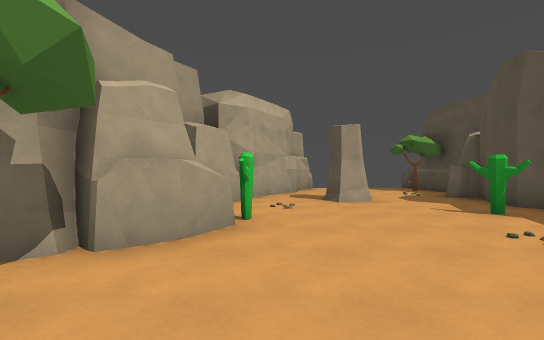
View 1 (above)

15 first-person views from a walk through a Godot game level. The camera is 1.5 m above the floor, looks level and sees 90° across. The floor is counted in squares, 2 m on a side. Each view is taken from the middle of a square. On the plan, view 1 faces up. The plan holds only what a view shows up to about 10 squares ahead; the rest is blank. The place goes on beyond the plan.

View 2
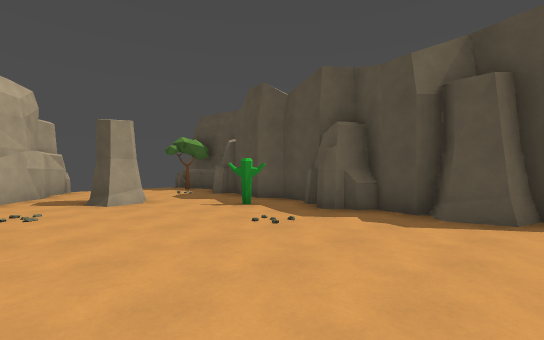

View 3
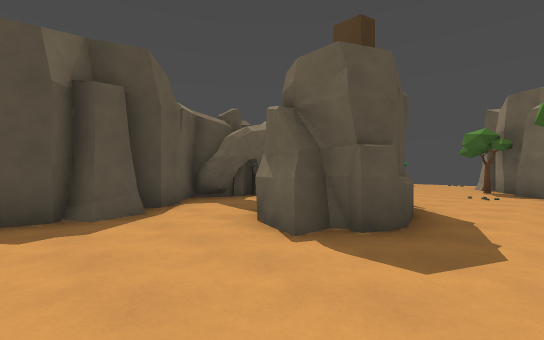

View 4
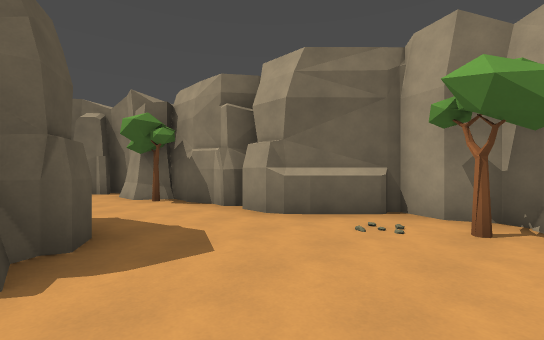

View 5
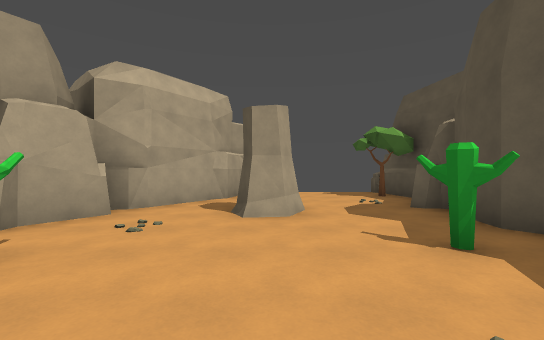

View 6
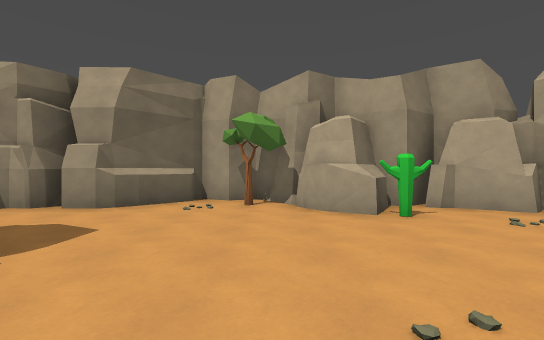

View 7
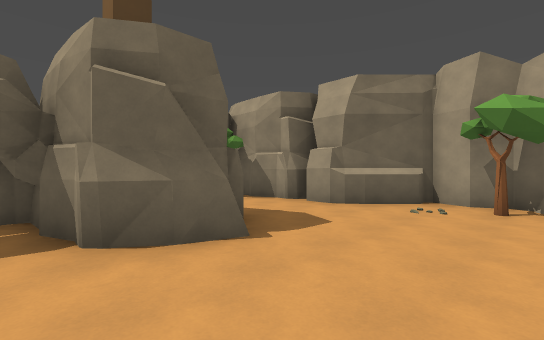

View 8
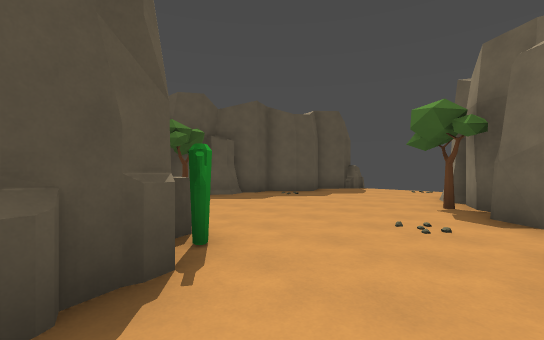

View 9
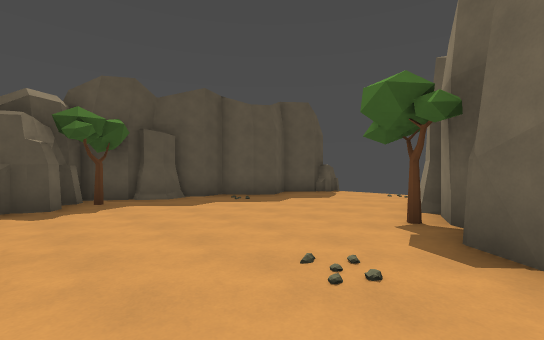

View 10
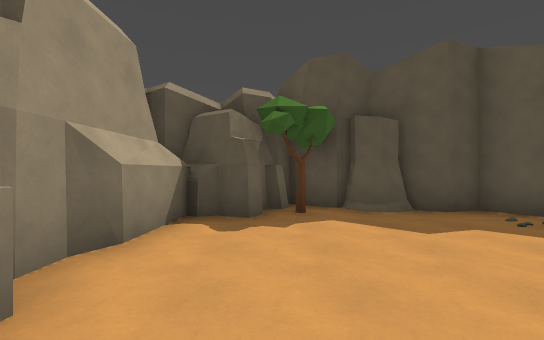

View 11
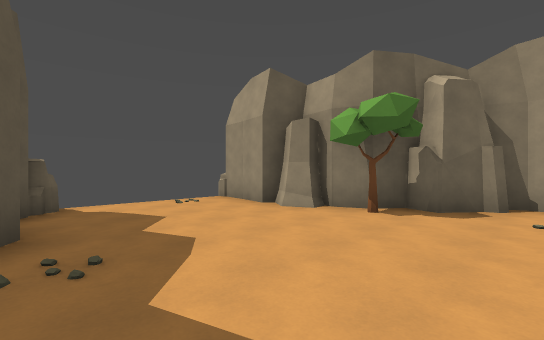

View 12
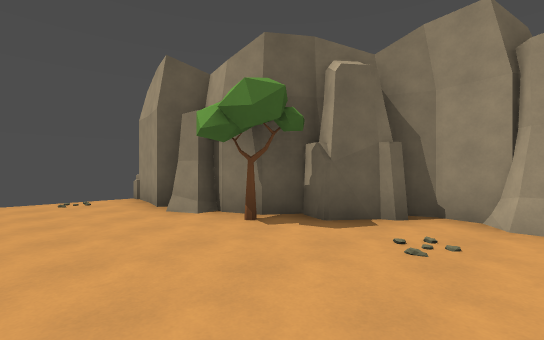

View 13
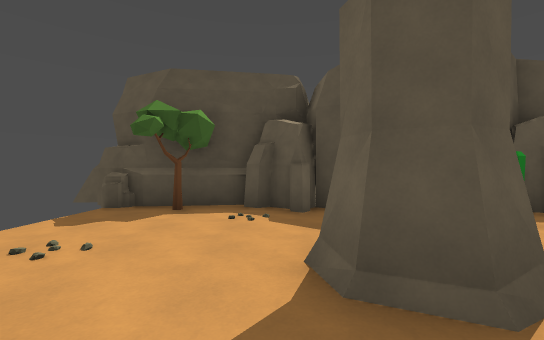

View 14
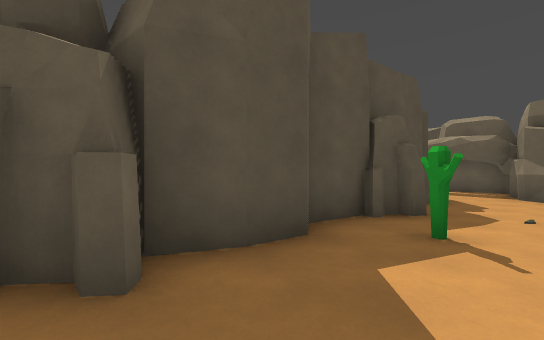

View 15
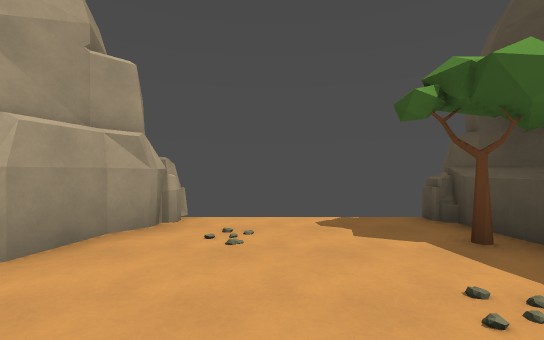

### Floor plan
Key: @ floor where view 1 was taken; # wall or solid block; . floor; ^ raised ledge; T tree; O other object.
Columns run from 3 left of view 1 to 8 right of it. Each row starts with its distance up from view 1.
 12     #    #
 11     #....#
 10    ##...T#
  9   ##.....#
  8   #.....##
  7   #..#...#
  6  ##.....##
  5  #.....O#
  4  #^....O#
  3  ##.....#
  2 ##......#
  1 #T......##
  0 #..@.....##
 -1 ##...##...#
 -2  #...##..##
 -3  #...###.##
 -4  ##..### ##
 -5   T......##
 -6   #.......##
 -7   #.......T#
 -8   ##......##
 -9    #T.....#
-10    ##....##
-11     #....##
-12     #.....#
-13     #....##
-14     #    #

Positions as (right, up) in squares from view 1, and headings:
1: (0, 0), facing up
2: (0, 0), facing up-right
3: (0, 2), facing down-right
4: (2, 2), facing down-left
5: (2, 2), facing up
6: (4, 2), facing left
7: (4, 2), facing down-left
8: (0, -3), facing down-right
9: (0, -5), facing down-right
10: (2, -6), facing right
11: (6, -7), facing down-left
12: (4, -6), facing down-left
13: (0, 8), facing right
14: (3, 8), facing down-right
15: (3, 7), facing up
